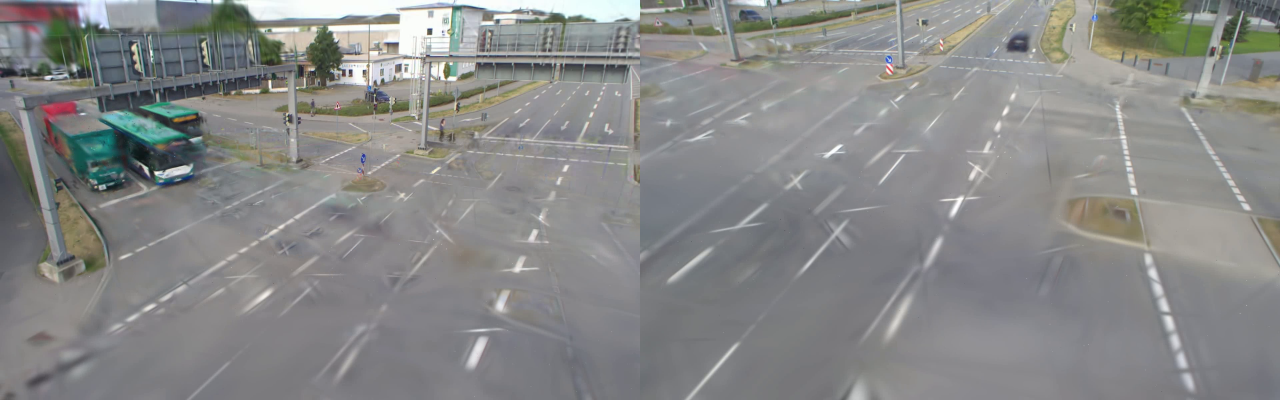
#> input picture frame 2 of utils/Initialization_utils/side_by_side_video.mp4, 3840 x 1200 px, given in place of renders_same_pose_gt.mp4, which was not available (shown at 1/3 size)
$ python stack_bencmark_video.py
#> lines starting #> are read from the running program, lines starting #| are printed output that depends on the picture
import cv2
import os

# Paths to the three videos
video_gt = "/home/uchihadj/ECCV_workshop/4DGaussians/output/AM_I_going_CVPR_for_real/avoidong_nan/train/Same_pose_ours_50000/renders_same_pose_gt.mp4"
video_render = "/home/uchihadj/ECCV_workshop/4DGaussians/output/AM_I_going_CVPR_for_real/avoidong_nan/train/Same_pose_ours_50000/renders_same_pose.mp4"
video_depth = "/home/uchihadj/ECCV_workshop/4DGaussians/output/AM_I_going_CVPR_for_real/avoidong_nan/train/Same_pose_ours_50000/renders_same_pose_depth.mp4"

# Output video path
output_video_path = "/home/uchihadj/ECCV_workshop/4DGaussians/output/AM_I_going_CVPR_for_real/avoidong_nan/train/Same_pose_ours_50000/Benchmark_video.mp4"

# Open the three videos
cap_gt = cv2.VideoCapture(video_gt)
cap_render = cv2.VideoCapture(video_render)
cap_depth = cv2.VideoCapture(video_depth)

# Get video properties from one of the videos (assuming they all have the same FPS and dimensions)
fps = cap_gt.get(cv2.CAP_PROP_FPS)
width = int(cap_gt.get(cv2.CAP_PROP_FRAME_WIDTH))
height = int(cap_gt.get(cv2.CAP_PROP_FRAME_HEIGHT))

# Define the codec and create VideoWriter object
frame_size = (width, height * 3)  # Stack height-wise (three videos vertically)
fourcc = cv2.VideoWriter_fourcc(*'mp4v')
out = cv2.VideoWriter(output_video_path, fourcc, fps, frame_size)

# Loop to read frames from each video
while cap_gt.isOpened() and cap_render.isOpened() and cap_depth.isOpened():
    # Read frames from each video
    ret_gt, frame_gt = cap_gt.read()
#> frame_gt is the input picture: shape (1200, 3840, 3); mean B, G, R 135.9, 136.7, 135.8
    ret_render, frame_render = cap_render.read()
    ret_depth, frame_depth = cap_depth.read()

    # Break the loop if any video ends
    if not ret_gt or not ret_render or not ret_depth:
        break

    # Stack frames vertically (top to bottom: gt, render, depth)
    stacked_frame = cv2.vconcat([frame_gt, frame_depth,  frame_render])
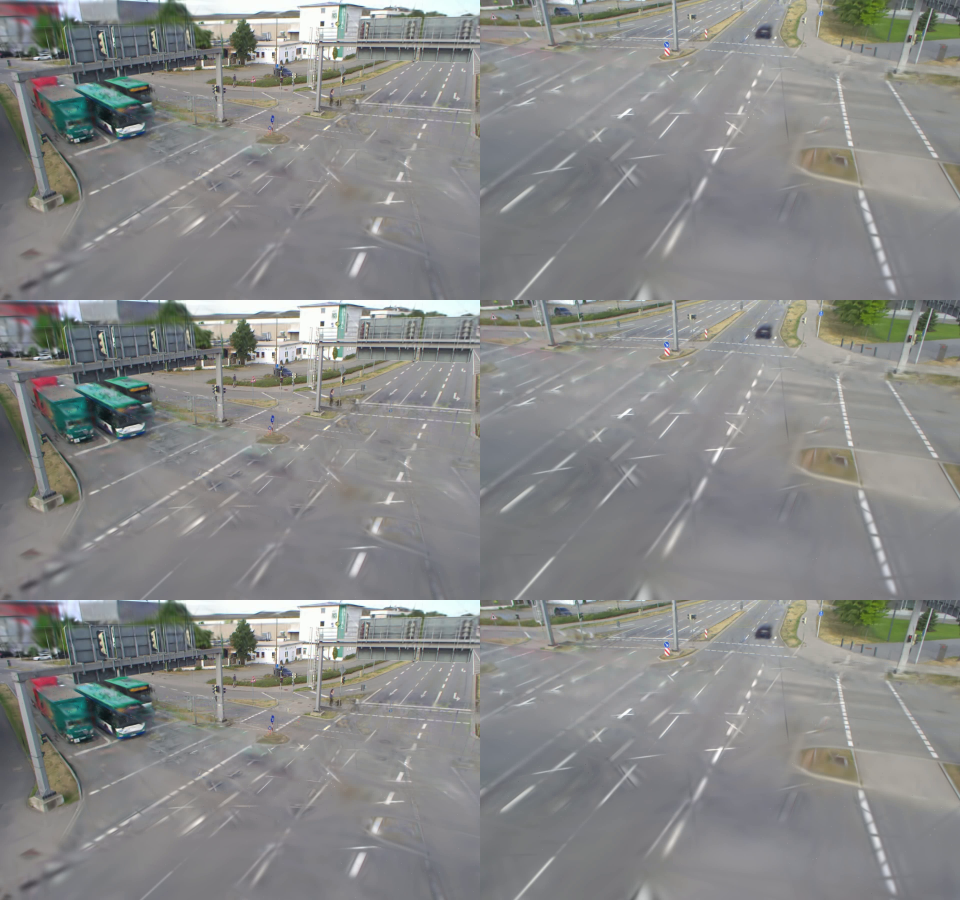
#> stacked_frame: shape (3600, 3840, 3) (shown at 1/4 size); mean B, G, R 135.9, 136.7, 135.8

    # Write the stacked frame to the output video
    out.write(stacked_frame)

# Release everything
cap_gt.release()
cap_render.release()
cap_depth.release()
out.release()

print(f"Video saved as {output_video_path}")

$ run again, starting later in the video
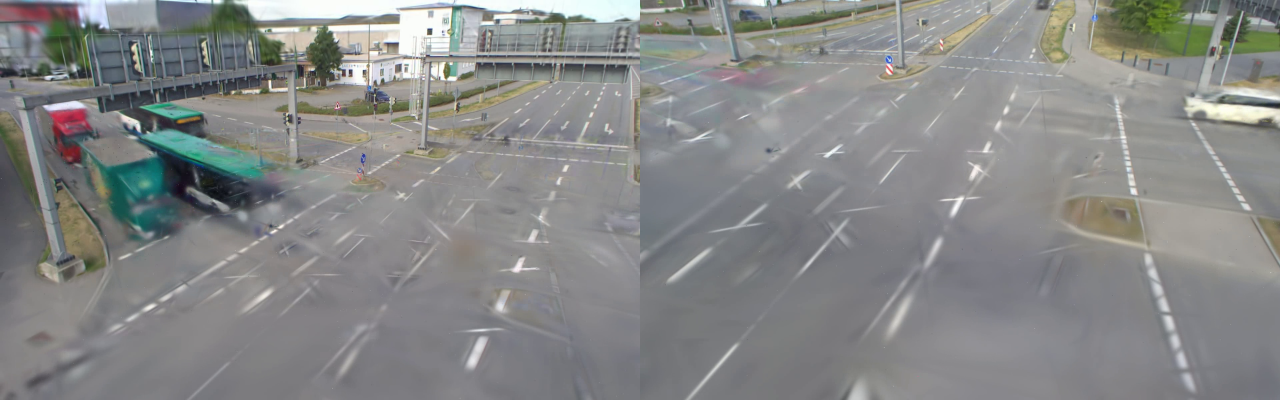
#> input picture frame 11 of utils/Initialization_utils/side_by_side_video.mp4, 3840 x 1200 px, given in place of renders_same_pose_gt.mp4, which was not available (shown at 1/3 size)
#> frame_gt is the input picture: shape (1200, 3840, 3); mean B, G, R 135.5, 136.2, 134.9
#> `stacked_frame = cv2.vconcat([frame_gt, frame_depth,  frame_render])`:
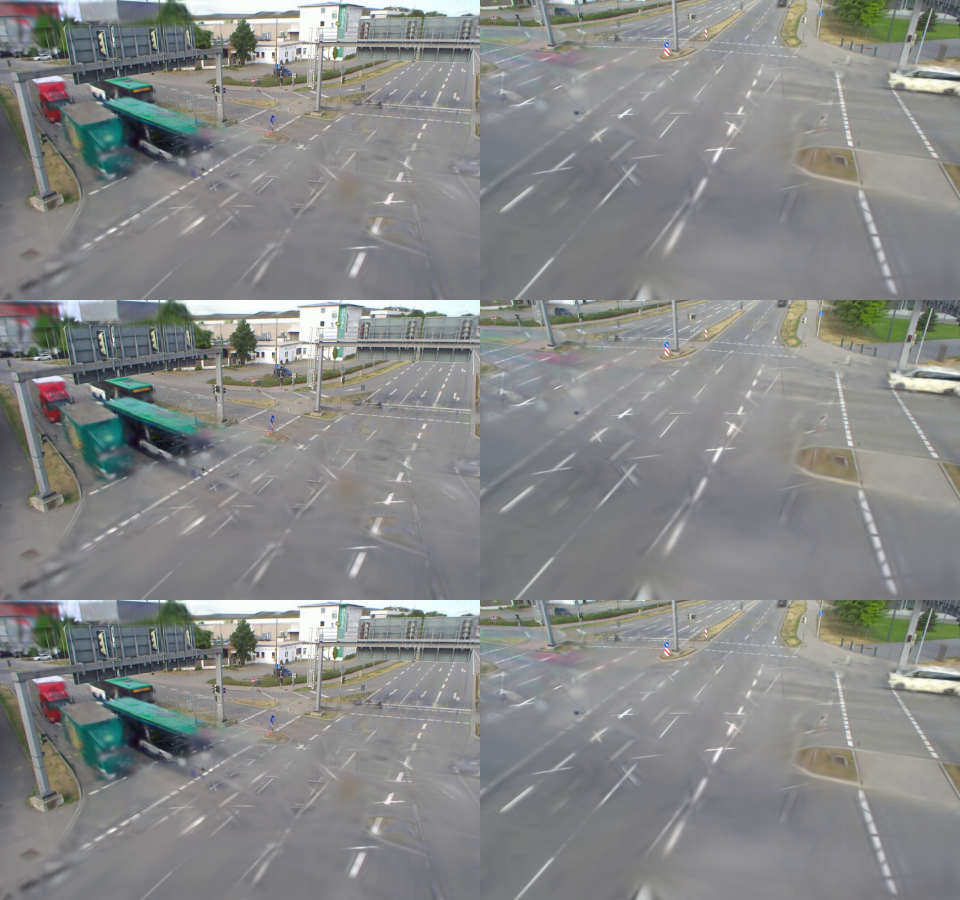
#> stacked_frame: shape (3600, 3840, 3) (shown at 1/4 size); mean B, G, R 135.5, 136.2, 134.9

$ run again, starting later in the video
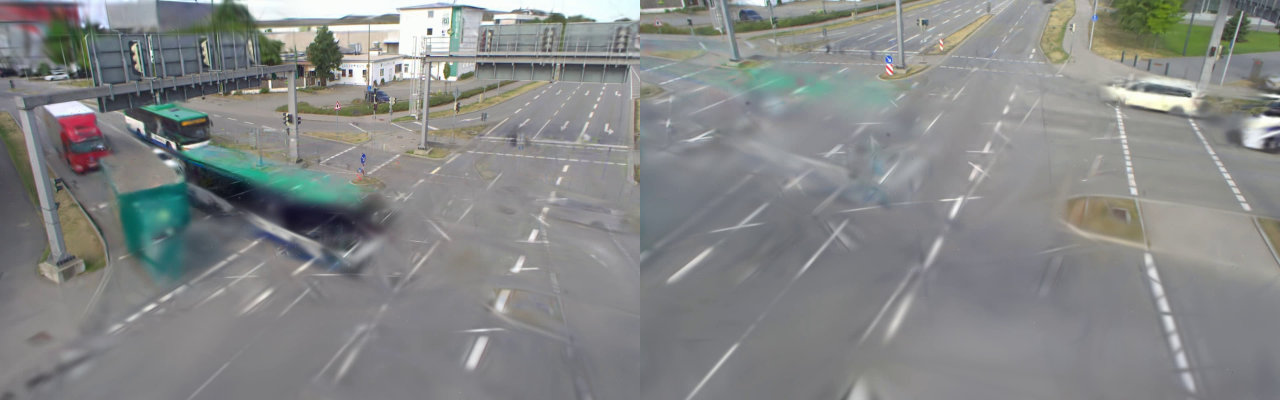
#> input picture frame 20 of utils/Initialization_utils/side_by_side_video.mp4, 3840 x 1200 px, given in place of renders_same_pose_gt.mp4, which was not available (shown at 1/3 size)
#> frame_gt is the input picture: shape (1200, 3840, 3); mean B, G, R 135.3, 135.8, 133.9
#> `stacked_frame = cv2.vconcat([frame_gt, frame_depth,  frame_render])`:
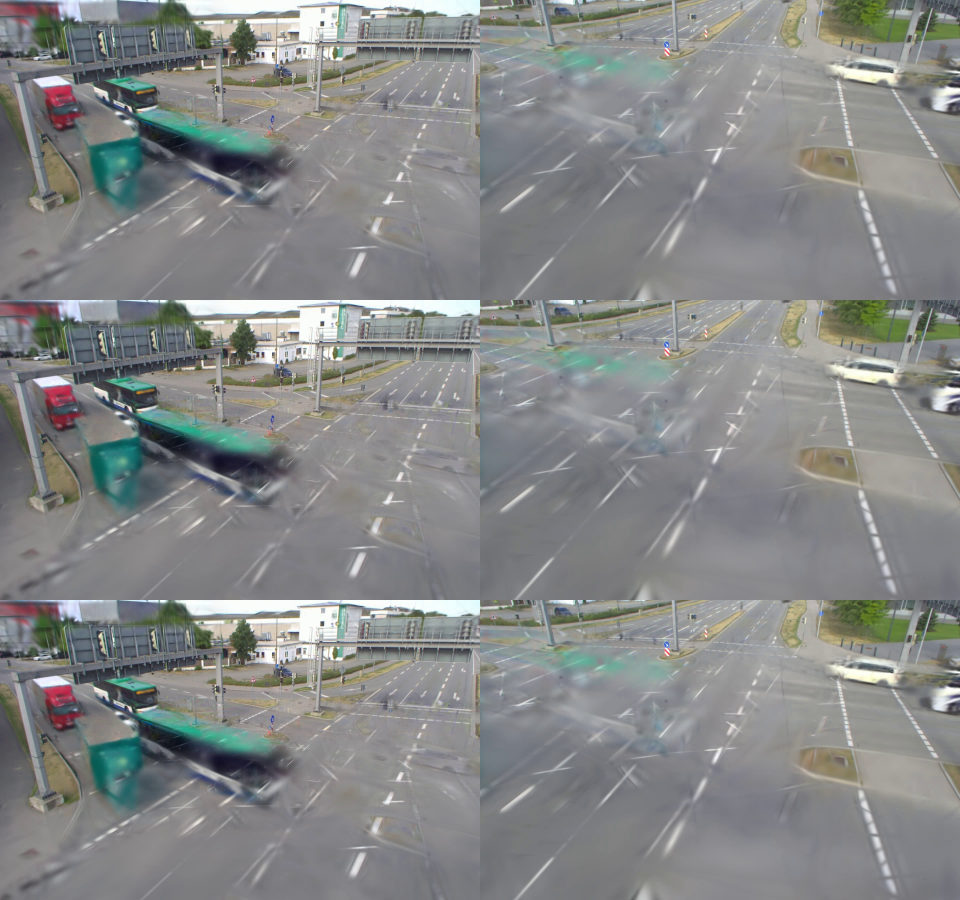
#> stacked_frame: shape (3600, 3840, 3) (shown at 1/4 size); mean B, G, R 135.3, 135.8, 133.9
